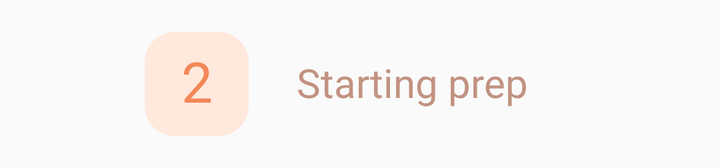
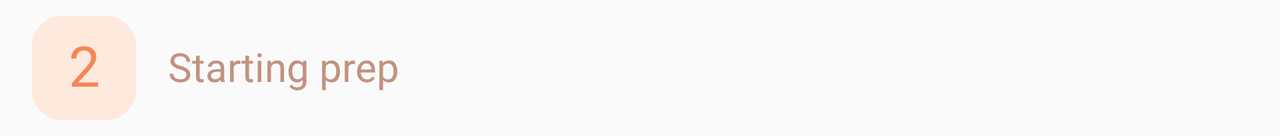

One screen, two layout resources from the same app: the default and the repository's alternative for another configuration. Each is rendered where Android would select it; the XML of both is given below.
<!-- AndroidManifest.xml: application theme AppTheme -->
<!-- res/layout/steps_list_item.xml -->
<?xml version="1.0" encoding="utf-8"?>
<android.support.constraint.ConstraintLayout xmlns:android="http://schemas.android.com/apk/res/android"
    xmlns:app="http://schemas.android.com/apk/res-auto"
    xmlns:tools="http://schemas.android.com/tools"
    android:layout_width="match_parent"
    android:layout_height="wrap_content">

    <TextView
        android:id="@+id/steps_text_view"
        android:layout_width="52dp"
        android:layout_height="52dp"
        android:layout_marginTop="16dp"
        android:layout_marginEnd="24dp"
        android:layout_marginBottom="16dp"
        android:background="@drawable/steps_list_number_background"
        android:fontFamily="@font/pt_serif_web_bolditalic"
        android:gravity="center"
        android:includeFontPadding="false"
        android:textColor="@color/orange"
        android:textSize="28sp"
        app:layout_constraintBottom_toBottomOf="parent"
        app:layout_constraintEnd_toStartOf="@+id/steps_description_text_view"
        app:layout_constraintHorizontal_bias="0.0"
        app:layout_constraintHorizontal_chainStyle="packed"
        app:layout_constraintStart_toEndOf="@+id/guideline2"
        app:layout_constraintTop_toTopOf="parent"
        tools:text="2" />

    <TextView
        android:id="@+id/steps_description_text_view"
        android:layout_width="0dp"
        android:layout_height="wrap_content"
        android:fontFamily="@font/pt_serif_web_bolditalic"
        android:includeFontPadding="false"
        android:textColor="@color/mediumBrown"
        android:textSize="20sp"
        app:layout_constraintBottom_toBottomOf="@+id/steps_text_view"
        app:layout_constraintEnd_toStartOf="@+id/guideline3"
        app:layout_constraintStart_toEndOf="@+id/steps_text_view"
        app:layout_constraintTop_toTopOf="@+id/steps_text_view"
        tools:text="Starting prep" />

    <android.support.constraint.Guideline
        android:id="@+id/guideline2"
        android:layout_width="wrap_content"
        android:layout_height="wrap_content"
        android:orientation="vertical"
        app:layout_constraintGuide_percent="0.20052083" />

    <android.support.constraint.Guideline
        android:id="@+id/guideline3"
        android:layout_width="wrap_content"
        android:layout_height="wrap_content"
        android:orientation="vertical"
        app:layout_constraintGuide_percent="0.8" />

</android.support.constraint.ConstraintLayout>
<!-- resources referenced by this layout -->
<resources>
  <color name="mediumBrown">#c29281</color>
  <color name="orange">#f38758</color>
  <!-- drawable steps_list_number_background (drawable) -->
  <?xml version="1.0" encoding="utf-8"?>
  <selector xmlns:android="http://schemas.android.com/apk/res/android">
      <item>
          <shape>
              <solid android:color="@color/lightBrown" />
              <corners android:radius="15dp"/>
          </shape>
      </item>
  </selector>
  <style name="AppTheme" parent="Theme.AppCompat.Light.NoActionBar">
          <item name="colorPrimary">@color/colorPrimary</item>
          <item name="colorPrimaryDark">@color/colorPrimary</item>
          <item name="colorAccent">@color/colorAccent</item>
          <item name="android:navigationBarColor">@color/mediumBrown</item>
      </style>
  <color name="lightBrown">#ffe8dc</color>
  <color name="colorPrimary">#EC707A</color>
  <color name="colorAccent">#d81b60</color>
</resources>
<!-- res/layout-land/steps_list_item.xml (the repository's variant of the layout above) -->
<!-- drawn on the phone turned sideways -->
<?xml version="1.0" encoding="utf-8"?>
<android.support.constraint.ConstraintLayout xmlns:android="http://schemas.android.com/apk/res/android"
    xmlns:app="http://schemas.android.com/apk/res-auto"
    xmlns:tools="http://schemas.android.com/tools"
    android:layout_width="match_parent"
    android:layout_height="wrap_content"
    tools:layout_editor_absoluteY="25dp">

    <TextView
        android:id="@+id/steps_text_view"
        android:layout_width="52dp"
        android:layout_height="52dp"
        android:layout_marginStart="16dp"
        android:layout_marginTop="8dp"
        android:layout_marginBottom="8dp"
        android:background="@drawable/steps_list_number_background"
        android:fontFamily="@font/pt_serif_web_bolditalic"
        android:gravity="center"
        android:includeFontPadding="false"
        android:textColor="@color/orange"
        android:textSize="28sp"
        app:layout_constraintBottom_toBottomOf="parent"
        app:layout_constraintStart_toStartOf="parent"
        app:layout_constraintTop_toTopOf="parent"
        tools:text="2" />

    <TextView
        android:id="@+id/steps_description_text_view"
        android:layout_width="0dp"
        android:layout_height="wrap_content"
        android:layout_marginStart="16dp"
        android:layout_marginTop="8dp"
        android:layout_marginEnd="16dp"
        android:layout_marginBottom="8dp"
        android:fontFamily="@font/pt_serif_web_bolditalic"
        android:includeFontPadding="false"
        android:textColor="@color/mediumBrown"
        android:textSize="20sp"
        app:layout_constraintBottom_toBottomOf="parent"
        app:layout_constraintEnd_toEndOf="parent"
        app:layout_constraintStart_toEndOf="@+id/steps_text_view"
        app:layout_constraintTop_toTopOf="parent"
        tools:text="Starting prep" />

</android.support.constraint.ConstraintLayout>
